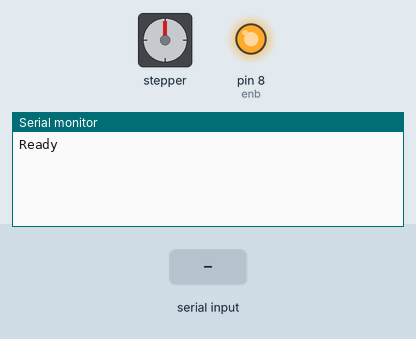
Bench run of a sketch on a simulated Arduino Uno, built with avr-gcc and run on an emulated ATmega328P. On the bench: stepper motor, output pins drawn as LEDs (lit = HIGH), the last lines printed to the serial monitor. Wiring (inferred from the names in the program): stepper motor driver (200 steps per turn assumed): step pin 10; direction pin 9. The test bench sets the inputs (shaded band).

Above: at 3.2 s.
3.3 s: "90,45\n" received over Serial
At 4.5 s:
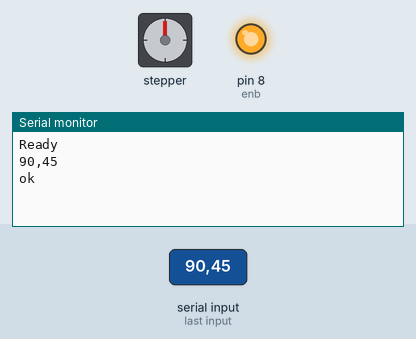
4.8 s: "1\n" received over Serial
At 5.7 s:
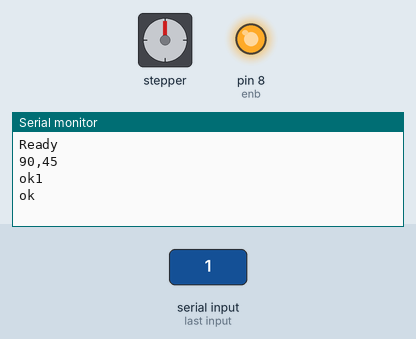

The sketch:

SimpleDLP.ino
```cpp
#define MAX_BUF (64)
char serialBuffer[MAX_BUF + 1]; // Serial buffer
int sofar = 0;  // how much is in the buffer

static int pul = 10;
static int dir = 9;
static int enb = 8;

//these two values
static int stepprmm = 1000; // decides distance
volatile int stepdelay = 1000; //speed


volatile int layerheight = 0.025;//
volatile int steps = 0;


void setup() {
  // put your setup code here, to run once:

  pinMode(pul, OUTPUT);
  pinMode(dir, OUTPUT);
  pinMode(enb, OUTPUT);

  Serial.begin(115200);  // open coms
  delay(1000);

  digitalWrite(enb, HIGH);
  delay(1000);

  Serial.println("Ready");
}

void loop() {
  // put your main code here, to run repeatedly:

  //delayMicroseconds(1000);
  readSerial();

  //  digitalWrite(dir, HIGH);
  //  delay(10);
  //  for (int i = 0; i <= 1000; i++) {
  //    digitalWrite(pul, HIGH);
  //    delayMicroseconds(stepdelay);
  //
  //    digitalWrite(pul, LOW);
  //    delayMicroseconds(stepdelay);
  //  }
  //  delay(20);
  //
  //  digitalWrite(dir, LOW);
  //
  //
  //  for (int i = 0; i <= 1000; i++) {
  //    digitalWrite(pul, HIGH);
  //    delayMicroseconds(stepdelay);
  //
  //    digitalWrite(pul, LOW);
  //    delayMicroseconds(stepdelay);
  //  }
}

float parseNumber(char code, float val) {
  char *ptr = serialBuffer; // start at the beginning of buffer
  while ((long)ptr > 1 && (*ptr) && (long)ptr < (long)serialBuffer + sofar) { // walk to the end
    if (*ptr == code) { // if you find code on your walk,
      return atof(ptr + 1); // convert the digits that follow into a float and return it
    }
    ptr = strchr(ptr, ' ') + 1; // take a step from here to the letter after the next space
  }
  return val;  // end reached, nothing found, return default val.
}

void processCommand() {
  /**
    Read the input buffer and find any recognized commands.  One G command per line.
  */

  int cmd = parseNumber('G', -1);
  switch (cmd) {
    case -1: ; break;
    case 1: {// Set mirror position in mm X and Y
        moveZaxis(parseNumber('Z', layerheight));
        break;
      }
    default: {
        Serial.println("Hmm - we don't seem to have that functionality yet :(");
        Serial.println("-- Input will be ignored --");
        break;
      }
  }
}

void readSerial() {
  while (Serial.available() > 0) { // if something is available
    char c = Serial.read(); // get it
    Serial.print(c);  // repeat it back so I know you got the message
    if (sofar < MAX_BUF - 1) serialBuffer[sofar++] = c; // store it
    if (c == '\n') {

      // entire message received
      serialBuffer[sofar] = 0; // end the buffer so string functions work right
      processCommand();
      sofar = 0; // clear input buffer

      Serial.print("ok");
    }
  }

}

void moveZaxis(float _layerheight) {

  steps = abs(_layerheight * stepprmm);
  Serial.println(steps);
  Serial.print("Moving: ");
  Serial.println(_layerheight);

  if (_layerheight > 0) {

    digitalWrite(dir, LOW);
    delayMicroseconds(400);

  } else if (_layerheight < 0) {

    digitalWrite(dir, HIGH);
    delayMicroseconds(400);

  }


  for (int i = 0; i <= steps; i++) {

    digitalWrite(pul, HIGH);
    delayMicroseconds(stepdelay);

    digitalWrite(pul, LOW);
    delayMicroseconds(stepdelay);

  }

}
```

Measured:
- after the input at 3.3 s, the serial monitor: prints a new line at once (image 1)
- after the input at 4.8 s, the serial monitor: prints a new line at once (image 2)
